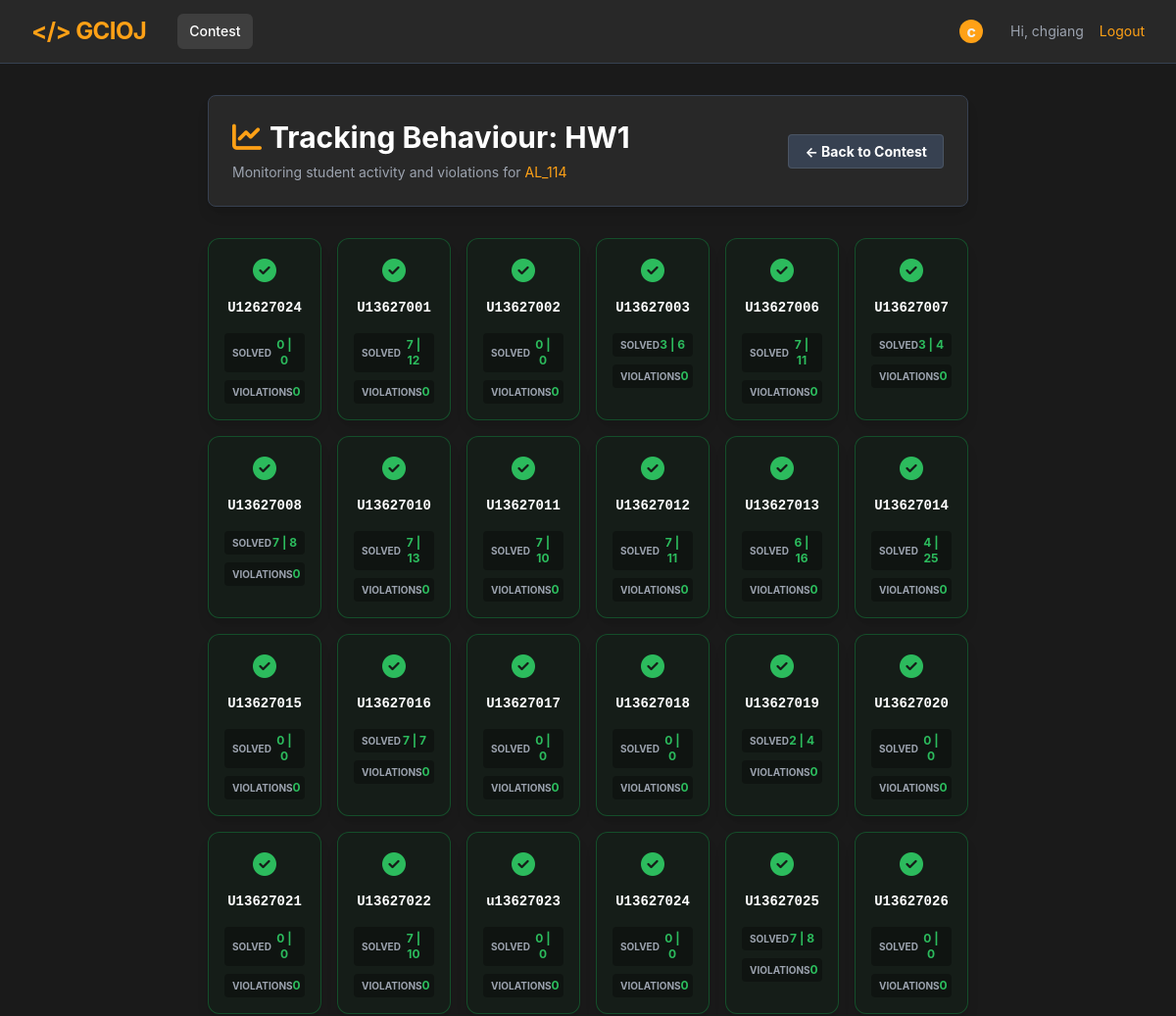
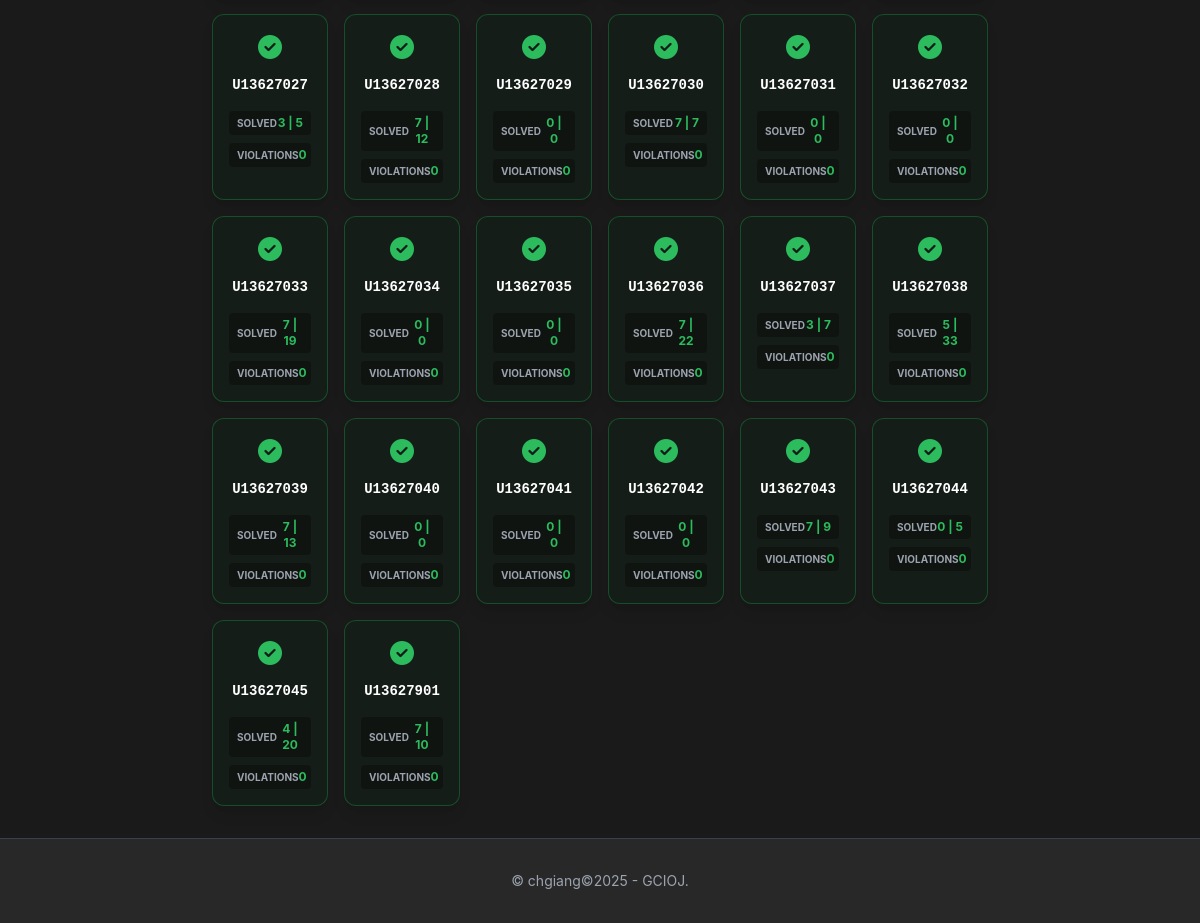
/GCIOJ/tracking_behaviour.php?contestID=28&course=AL_114 (signed in), run on the app's committed database (2 pictures, top to bottom).
### tables this page shows
CREATE TABLE `contest` (
  `id` int NOT NULL AUTO_INCREMENT,
  `name` varchar(100) NOT NULL,
  `course_id` int NOT NULL,
  `course` varchar(100) DEFAULT NULL,
  `is_active` tinyint(1) NOT NULL DEFAULT '0',
  `is_public` tinyint(1) NOT NULL DEFAULT '0',
  `anti_cheat` tinyint(1) NOT NULL DEFAULT '0',
  `start_time` datetime DEFAULT NULL,
  `end_time` datetime DEFAULT NULL,
  PRIMARY KEY (`id`)
);

CREATE TABLE `student` (
  `id` int NOT NULL AUTO_INCREMENT,
  `student_id` varchar(50) NOT NULL,
  `password` varchar(20) NOT NULL DEFAULT 'pass',
  `name` varchar(100) DEFAULT NULL,
  `english_name` varchar(100) DEFAULT NULL,
  `class` varchar(50) DEFAULT NULL,
  PRIMARY KEY (`id`),
  UNIQUE KEY `username` (`student_id`)
);

### GCIOJ/tracking_behaviour.php (the view, shortened to what this page needs)
<?php
$contestId = $_GET['contestID'] ?? 0;
$courseName = $_GET['course'] ?? '';
$db = DB::connect();
$stmt = $db->prepare("SELECT * FROM contest WHERE id = ?");
$stmt->execute([$contestId]);
$contest = $stmt->fetch(PDO::FETCH_ASSOC);
$sql = "
    SELECT
        s.id,
        s.student_id,
        s.name,
        COALESCE(sub.total_submissions, 0) as total_submissions,
        COALESCE(sub.solved_problems, 0) as solved_problems,
        COALESCE(sub.max_violation, 0) as max_violation
    FROM student s
    JOIN registration r ON s.id = r.student_id
    JOIN course c ON r.course_id = c.id
    JOIN contest con ON con.course = CONCAT(c.code, '_', c.year)
    LEFT JOIN (
        SELECT
            student_id,
            COUNT(id) as total_submissions,
            COUNT(DISTINCT CASE WHEN status = 'Accepted' THEN problem_id END) as solved_problems,
            MAX(count_cheat) as max_violation
        FROM submission
        WHERE contest_id = ?
        GROUP BY student_id
    ) sub ON s.id = sub.student_id
    WHERE con.id = ?
    ORDER BY s.student_id ASC
";
$stmt = $db->prepare($sql);
$stmt->execute([$contestId, $contestId]);
$students = $stmt->fetchAll(PDO::FETCH_ASSOC);
?>
<!DOCTYPE html>
<html lang="en" class="dark">
<head>
    <script src="https://cdn.tailwindcss.com"></script>
    <link rel="stylesheet" href="https://cdnjs.cloudflare.com/ajax/libs/font-awesome/6.4.0/css/all.min.css">
</head>
<body class="bg-dark-bg text-dark-text font-sans min-h-screen flex flex-col">
    <?php include_once 'nav.php'; ?>
    <main class="flex-grow max-w-[70%] mx-auto px-4 sm:px-6 lg:px-8 py-8 w-full">
        <div class="bg-dark-surface border border-gray-700 rounded-lg p-6 mb-8 shadow-lg">
            <div class="flex flex-col md:flex-row justify-between items-center gap-4">
                <div>
                    <h1 class="text-3xl font-bold text-white mb-2"><i class="fas fa-chart-line mr-2 text-brand-orange"></i>Tracking Behaviour: <?= htmlspecialchars($contest['name']) ?></h1>
                    <p class="text-dark-muted text-sm">Monitoring student activity and violations for <span class="text-brand-orange"><?= htmlspecialchars($contest['course']) ?></span></p>
                </div>
                <div>
                    <a href="viewcontest.php?name=<?= urlencode($contest['name']) ?>&course=<?= urlencode($courseName) ?>"
                       class="px-4 py-2 bg-gray-700 hover:bg-gray-600 text-white rounded border border-gray-600 transition text-sm font-bold">
                        ← Back to Contest
                    </a>
                </div>
            </div>
        </div>
        <div class="grid grid-cols-2 sm:grid-cols-3 md:grid-cols-4 lg:grid-cols-6 gap-4">
            <?php foreach ($students as $s):
                $v = (int)$s['max_violation'];
                $cardClass = 'bg-dark-surface border-gray-700';
                $iconClass = 'text-dark-muted';
                $icon = 'fa-user-secret';
                if ($v < 5) {
                    $cardClass = 'bg-green-950/20 border-green-700/50';
                    $iconClass = 'text-brand-green';
                    $icon = 'fa-check-circle';
                } elseif ($v <= 10) {
                    $cardClass = 'bg-orange-950/20 border-orange-700/50';
                    $iconClass = 'text-brand-orange';
                    $icon = 'fa-eye';
                } else {
                    $cardClass = 'bg-red-950/20 border-red-700/50';
                    $iconClass = 'text-brand-red';
                    $icon = 'fa-exclamation-triangle';
                }
            ?>
                <div class="border rounded-xl p-4 shadow-lg hover:brightness-110 transition-all group <?= $cardClass ?>">
                    <div class="flex flex-col items-center text-center">
                        <div class="mb-3">
                            <i class="fas <?= $icon ?> <?= $iconClass ?> text-2xl"></i>
                        </div>
                        <h3 class="text-sm font-mono font-bold text-white mb-4"><?= htmlspecialchars($s['student_id']) ?></h3>
                        <div class="grid grid-cols-1 gap-2 w-full">
                            <div class="flex justify-between items-center bg-black/30 rounded px-2 py-1">
                                <span class="text-[10px] uppercase font-bold text-dark-muted">Solved</span>
                                <span class="text-xs font-bold text-brand-green"><?= $s['solved_problems'] ?> | <?=$s['total_submissions'] ?></span>
                            </div>
                            <div class="flex justify-between items-center bg-black/30 rounded px-2 py-1">
                                <span class="text-[10px] uppercase font-bold text-dark-muted">Violations</span>
                                <span class="text-xs font-bold <?= $iconClass ?>"><?= $v ?></span>
                            </div>
                        </div>
                    </div>
                </div>
            <?php endforeach; ?>
        </div>
    </main>
    <?php include 'footer.php'; ?>
</body>
</html>

### data on the page
contest: name "HW1", course "AL_114"
student: student "U12627024", solved_problems "0", total_submissions "0", v "0"
student: student "U13627001", solved_problems "7", total_submissions "12", v "0"
student: student "U13627002", solved_problems "0", total_submissions "0", v "0"
student: student "U13627003", solved_problems "3", total_submissions "6", v "0"
student: student "U13627006", solved_problems "7", total_submissions "11", v "0"
student: student "U13627007", solved_problems "3", total_submissions "4", v "0"
student: student "U13627008", solved_problems "7", total_submissions "8", v "0"
student: student "U13627010", solved_problems "7", total_submissions "13", v "0"
student: student "U13627011", solved_problems "7", total_submissions "10", v "0"
student: student "U13627012", solved_problems "7", total_submissions "11", v "0"
student: student "U13627013", solved_problems "6", total_submissions "16", v "0"
student: student "U13627014", solved_problems "4", total_submissions "25", v "0"
student: student "U13627015", solved_problems "0", total_submissions "0", v "0"
student: student "U13627016", solved_problems "7", total_submissions "7", v "0"
student: student "U13627017", solved_problems "0", total_submissions "0", v "0"
student: student "U13627018", solved_problems "0", total_submissions "0", v "0"
student: student "U13627019", solved_problems "2", total_submissions "4", v "0"
student: student "U13627020", solved_problems "0", total_submissions "0", v "0"
student: student "U13627021", solved_problems "0", total_submissions "0", v "0"
student: student "U13627022", solved_problems "7", total_submissions "10", v "0"
student: student "u13627023", solved_problems "0", total_submissions "0", v "0"
student: student "U13627024", solved_problems "0", total_submissions "0", v "0"
student: student "U13627025", solved_problems "7", total_submissions "8", v "0"
student: student "U13627026", solved_problems "0", total_submissions "0", v "0"
student: student "U13627027", solved_problems "3", total_submissions "5", v "0"
student: student "U13627028", solved_problems "7", total_submissions "12", v "0"
student: student "U13627029", solved_problems "0", total_submissions "0", v "0"
student: student "U13627030", solved_problems "7", total_submissions "7", v "0"
student: student "U13627031", solved_problems "0", total_submissions "0", v "0"
student: student "U13627032", solved_problems "0", total_submissions "0", v "0"
student: student "U13627033", solved_problems "7", total_submissions "19", v "0"
student: student "U13627034", solved_problems "0", total_submissions "0", v "0"
student: student "U13627035", solved_problems "0", total_submissions "0", v "0"
student: student "U13627036", solved_problems "7", total_submissions "22", v "0"
student: student "U13627037", solved_problems "3", total_submissions "7", v "0"
student: student "U13627038", solved_problems "5", total_submissions "33", v "0"
student: student "U13627039", solved_problems "7", total_submissions "13", v "0"
student: student "U13627040", solved_problems "0", total_submissions "0", v "0"
student: student "U13627041", solved_problems "0", total_submissions "0", v "0"
student: student "U13627042", solved_problems "0", total_submissions "0", v "0"
student: student "U13627043", solved_problems "7", total_submissions "9", v "0"
student: student "U13627044", solved_problems "0", total_submissions "5", v "0"
student: student "U13627045", solved_problems "4", total_submissions "20", v "0"
student: student "U13627901", solved_problems "7", total_submissions "10", v "0"

### other printed values
mb_substr($_SESSION['name'], 0, 1, "UTF-8") "c"
$_SESSION['student_id'] "chgiang"
